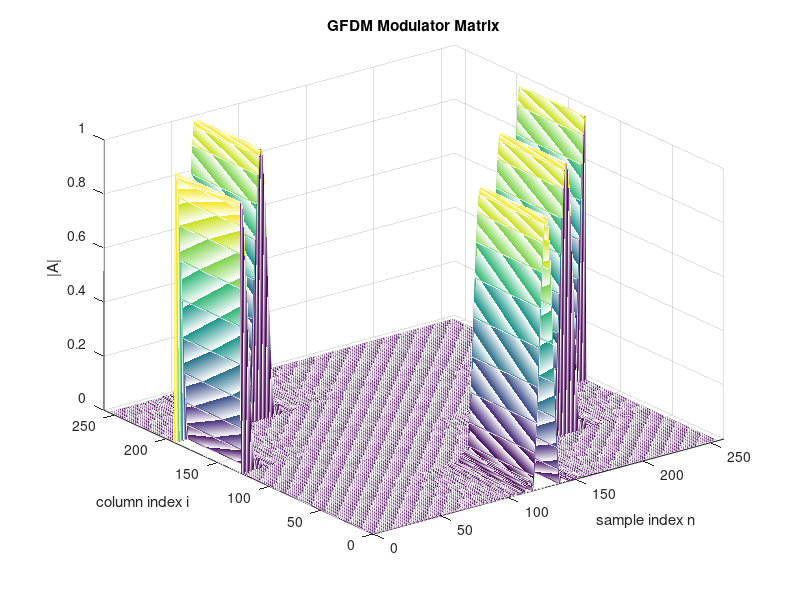

MATLAB code for this plot:
b= randi([0 1],1024,1); %binary vector
y=[1:256]; 
for i=1:1:256
    j=4*i-3;
    y(i)=b(j)*8+b(j+1)*4+b(j+2)*2+b(j+3); %decimal conversion
end
d=qammod(y,16); %data set vector
l=-12.8:0.1:12.7;
%subplot(4,3,6);
a=0.9;
g1 = (sinc(l).*cos(pi*a*l))./((1-(2*a*l).^2)); %RC filter
n=0:1:255; %gfdm symbols
A=[]; %modulation matrix 
for i=1:256
    A=[A (circshift(g1,64.*fix((i-1)/64)).*exp(sqrt(-1)*2*pi*(fix((i-1)/64))))'];
end
A=A';
i=0:1:255;
n=0:1:255;
[n, i]= meshgrid(n,i);
mesh(n,i,abs(A));
xlabel('sample index n');
ylabel('column index i');
zlabel('|A|');
title('GFDM Modulator Matrix');
xlim([0 260]);
ylim([0 260]);
zlim([0 1]);

